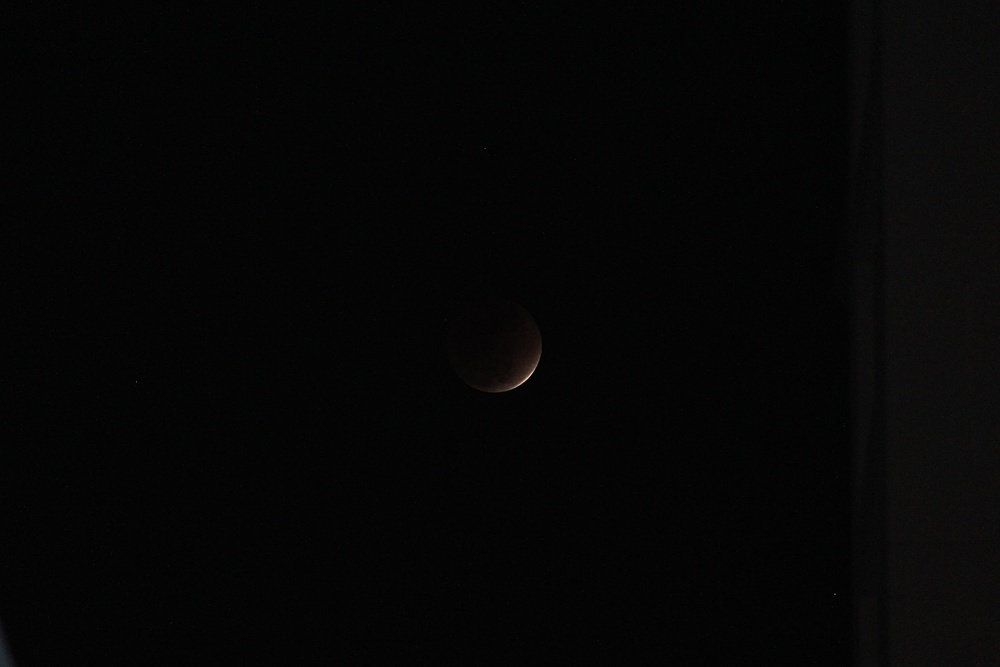
#> input picture he_image.jpg, 1000 x 667 px, shrunk from 3924 x 2616 before the run
$ python image_processing.py
#> lines starting #> are read from the running program, lines starting #| are printed output that depends on the picture
import cv2
import numpy as np
import matplotlib.pyplot as plt
from skimage.metrics import mean_squared_error as mse
from skimage.metrics import peak_signal_noise_ratio as psnr
from skimage.metrics import structural_similarity as ssim

img_path = 'he_image.jpg'
img_orig = cv2.imread(img_path, cv2.IMREAD_GRAYSCALE)
#> img_orig: shape (667, 1000); min 0, max 216, mean 5.4

# HE
img_he = cv2.equalizeHist(img_orig)
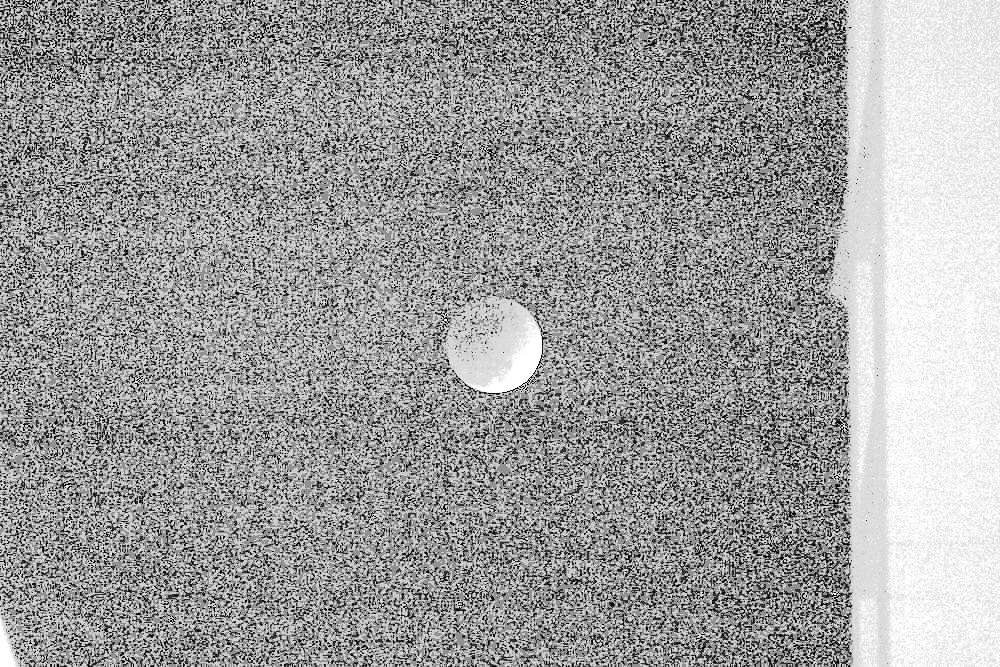
#> img_he: shape (667, 1000); min 0, max 255, mean 156.9

# AHE (clipLimit을 매우 높게 주어 제한을 없앰)
ahe = cv2.createCLAHE(clipLimit=255.0, tileGridSize=(8, 8))
img_ahe = ahe.apply(img_orig)
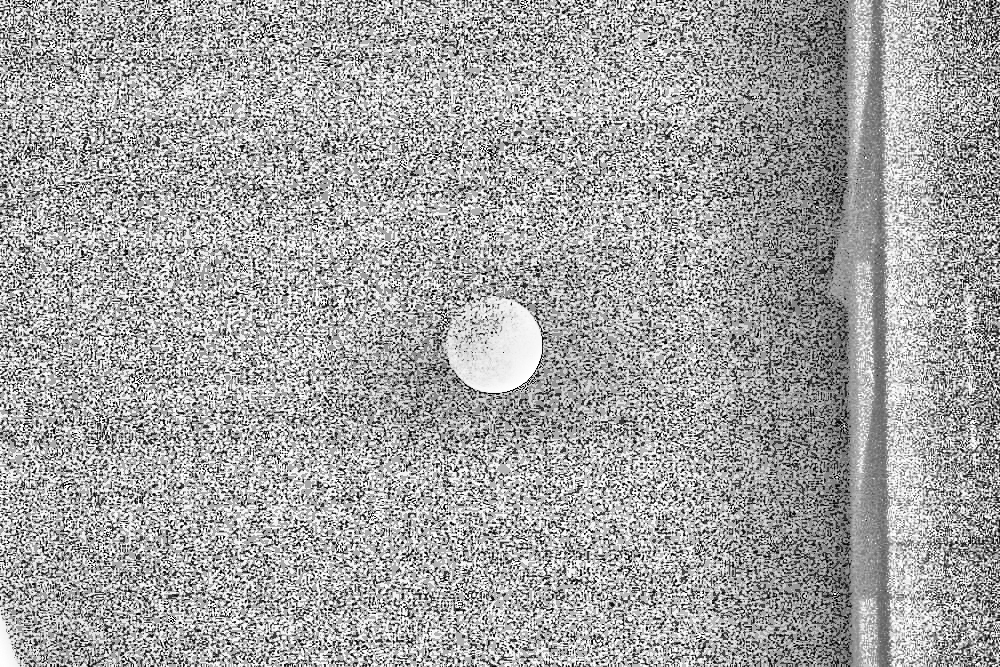
#> img_ahe: shape (667, 1000); min 0, max 255, mean 162.9

# CLAHE
clahe = cv2.createCLAHE(clipLimit=2.0, tileGridSize=(8, 8))
img_clahe = clahe.apply(img_orig)

# 평가지표 계산 함수
def calc_metrics(orig, processed):
    m = mse(orig, processed)
#> m = 26916.2
    p = psnr(orig, processed)
#> p = 3.83
    s = ssim(orig, processed, data_range=processed.max() - processed.min())
#> s = 0.0122
    return m, p, s

# 지표 계산
metrics_he = calc_metrics(img_orig, img_he)
#> metrics_he = (26916.2, 3.83, 0.0122)
metrics_ahe = calc_metrics(img_orig, img_ahe)
#> metrics_ahe = (29330.9, 3.46, 0.0047)
metrics_clahe = calc_metrics(img_orig, img_clahe)
#> metrics_clahe = (78.84, 29.16, 0.624)

# 시각화 (이미지 배열 및 리스트 준비)
images = [img_orig, img_he, img_ahe, img_clahe]
titles = [
    "Original Image",
    f"HE\nMSE:{metrics_he[0]:.2f} PSNR:{metrics_he[1]:.2f} SSIM:{metrics_he[2]:.2f}",
    f"AHE\nMSE:{metrics_ahe[0]:.2f} PSNR:{metrics_ahe[1]:.2f} SSIM:{metrics_ahe[2]:.2f}",
    f"CLAHE\nMSE:{metrics_clahe[0]:.2f} PSNR:{metrics_clahe[1]:.2f} SSIM:{metrics_clahe[2]:.2f}"
]

plt.figure(figsize=(12, 16))

for i in range(4):
    # 이미지 출력
    plt.subplot(4, 2, i*2 + 1)
    plt.imshow(images[i], cmap='gray')
    plt.title(titles[i], fontsize=12)
    plt.axis('off')

    # 히스토그램 출력
    plt.subplot(4, 2, i*2 + 2)
    # 히스토그램 계산 (0~256 범위)
    hist = cv2.calcHist([images[i]], [0], None, [256], [0, 256])
    plt.plot(hist, color='black')
    plt.xlim([0, 256])
    plt.title("Histogram")

plt.tight_layout()
plt.show()
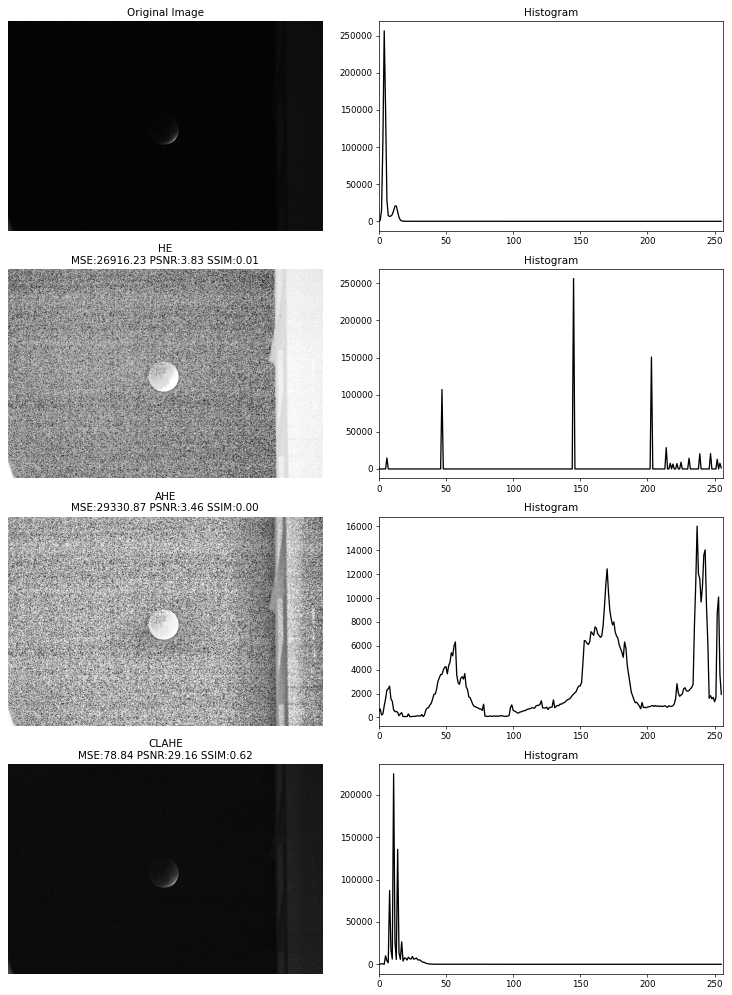
#> figure drawn by matplotlib, 8 panels; panel 2: curve peaks at x = 4, y = 256455; panel 4: curve peaks at x = 145, y = 256455; panel 6: curve peaks at x = 237, y = 16027; panel 8: curve peaks at x = 11, y = 224898
